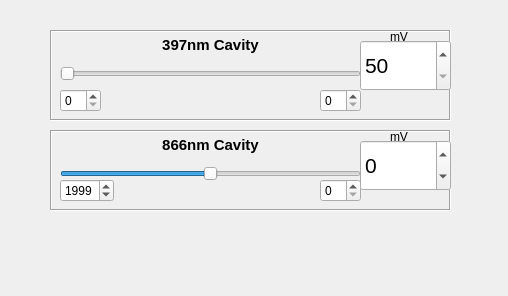
<?xml version="1.0" encoding="UTF-8"?>
<ui version="4.0">
 <class>CavityControl</class>
 <widget class="QWidget" name="CavityControl">
  <property name="geometry">
   <rect>
    <x>0</x>
    <y>0</y>
    <width>508</width>
    <height>296</height>
   </rect>
  </property>
  <property name="windowTitle">
   <string>Form</string>
  </property>
  <widget class="QFrame" name="frame">
   <property name="geometry">
    <rect>
     <x>50</x>
     <y>30</y>
     <width>401</width>
     <height>91</height>
    </rect>
   </property>
   <property name="frameShape">
    <enum>QFrame::Box</enum>
   </property>
   <property name="frameShadow">
    <enum>QFrame::Sunken</enum>
   </property>
   <widget class="QSpinBox" name="cavity397Spin">
    <property name="geometry">
     <rect>
      <x>310</x>
      <y>10</y>
      <width>91</width>
      <height>51</height>
     </rect>
    </property>
    <property name="font">
     <font>
      <pointsize>16</pointsize>
     </font>
    </property>
    <property name="minimum">
     <number>50</number>
    </property>
    <property name="maximum">
     <number>1000</number>
    </property>
   </widget>
   <widget class="QWidget" name="horizontalLayoutWidget_2">
    <property name="geometry">
     <rect>
      <x>10</x>
      <y>50</y>
      <width>301</width>
      <height>41</height>
     </rect>
    </property>
    <layout class="QHBoxLayout" name="horizontalLayout_2">
     <item>
      <widget class="QSpinBox" name="min397Spin"/>
     </item>
     <item>
      <spacer name="horizontalSpacer_2">
       <property name="orientation">
        <enum>Qt::Horizontal</enum>
       </property>
       <property name="sizeHint" stdset="0">
        <size>
         <width>180</width>
         <height>26</height>
        </size>
       </property>
      </spacer>
     </item>
     <item>
      <widget class="QSpinBox" name="max397Spin"/>
     </item>
    </layout>
   </widget>
   <widget class="QWidget" name="verticalLayoutWidget_2">
    <property name="geometry">
     <rect>
      <x>10</x>
      <y>0</y>
      <width>301</width>
      <height>51</height>
     </rect>
    </property>
    <layout class="QVBoxLayout" name="verticalLayout_2">
     <item>
      <widget class="QLabel" name="label397">
       <property name="font">
        <font>
         <pointsize>11</pointsize>
         <weight>75</weight>
         <bold>true</bold>
        </font>
       </property>
       <property name="text">
        <string>397nm Cavity</string>
       </property>
       <property name="alignment">
        <set>Qt::AlignCenter</set>
       </property>
      </widget>
     </item>
     <item>
      <widget class="QSlider" name="cavity397Slider">
       <property name="font">
        <font>
         <stylestrategy>PreferAntialias</stylestrategy>
        </font>
       </property>
       <property name="minimum">
        <number>50</number>
       </property>
       <property name="maximum">
        <number>1000</number>
       </property>
       <property name="orientation">
        <enum>Qt::Horizontal</enum>
       </property>
      </widget>
     </item>
    </layout>
   </widget>
   <widget class="QLabel" name="label_2">
    <property name="geometry">
     <rect>
      <x>340</x>
      <y>0</y>
      <width>52</width>
      <height>14</height>
     </rect>
    </property>
    <property name="text">
     <string>mV</string>
    </property>
   </widget>
  </widget>
  <widget class="QFrame" name="frame_2">
   <property name="geometry">
    <rect>
     <x>50</x>
     <y>130</y>
     <width>401</width>
     <height>81</height>
    </rect>
   </property>
   <property name="frameShape">
    <enum>QFrame::Box</enum>
   </property>
   <property name="frameShadow">
    <enum>QFrame::Sunken</enum>
   </property>
   <widget class="QWidget" name="horizontalLayoutWidget">
    <property name="geometry">
     <rect>
      <x>10</x>
      <y>40</y>
      <width>301</width>
      <height>41</height>
     </rect>
    </property>
    <layout class="QHBoxLayout" name="horizontalLayout">
     <item>
      <widget class="QSpinBox" name="min866Spin">
       <property name="maximum">
        <number>5000</number>
       </property>
       <property name="value">
        <number>1999</number>
       </property>
      </widget>
     </item>
     <item>
      <spacer name="horizontalSpacer">
       <property name="orientation">
        <enum>Qt::Horizontal</enum>
       </property>
       <property name="sizeHint" stdset="0">
        <size>
         <width>188</width>
         <height>20</height>
        </size>
       </property>
      </spacer>
     </item>
     <item>
      <widget class="QSpinBox" name="max866Spin"/>
     </item>
    </layout>
   </widget>
   <widget class="QWidget" name="verticalLayoutWidget">
    <property name="geometry">
     <rect>
      <x>10</x>
      <y>0</y>
      <width>301</width>
      <height>51</height>
     </rect>
    </property>
    <layout class="QVBoxLayout" name="verticalLayout">
     <item>
      <widget class="QLabel" name="label866">
       <property name="font">
        <font>
         <pointsize>11</pointsize>
         <weight>75</weight>
         <bold>true</bold>
        </font>
       </property>
       <property name="text">
        <string>866nm Cavity</string>
       </property>
       <property name="alignment">
        <set>Qt::AlignCenter</set>
       </property>
      </widget>
     </item>
     <item>
      <widget class="QSlider" name="cavity866Slider">
       <property name="minimum">
        <number>-100</number>
       </property>
       <property name="maximum">
        <number>100</number>
       </property>
       <property name="orientation">
        <enum>Qt::Horizontal</enum>
       </property>
      </widget>
     </item>
    </layout>
   </widget>
   <widget class="QSpinBox" name="cavity866Spin">
    <property name="geometry">
     <rect>
      <x>310</x>
      <y>10</y>
      <width>91</width>
      <height>51</height>
     </rect>
    </property>
    <property name="font">
     <font>
      <pointsize>16</pointsize>
     </font>
    </property>
    <property name="minimum">
     <number>-100</number>
    </property>
    <property name="maximum">
     <number>100</number>
    </property>
    <property name="value">
     <number>0</number>
    </property>
   </widget>
   <widget class="QLabel" name="label">
    <property name="geometry">
     <rect>
      <x>340</x>
      <y>0</y>
      <width>52</width>
      <height>14</height>
     </rect>
    </property>
    <property name="text">
     <string>mV</string>
    </property>
   </widget>
  </widget>
 </widget>
 <resources/>
 <connections/>
</ui>
